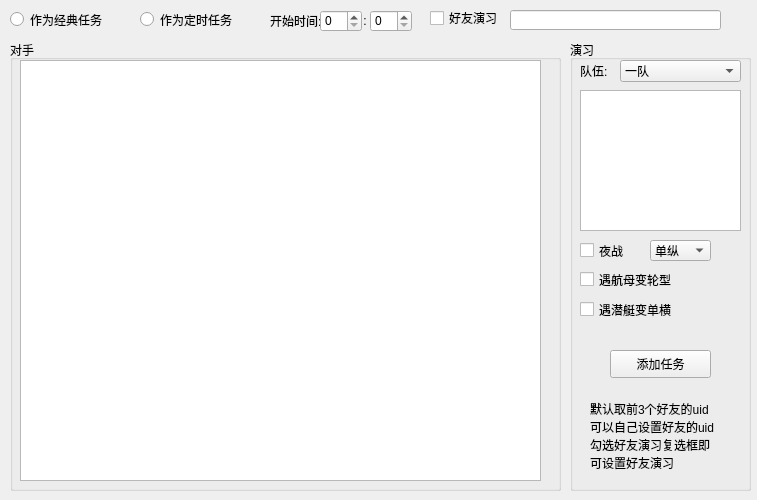
<?xml version="1.0" encoding="UTF-8"?>
<ui version="4.0">
 <class>Frame_add_pvp</class>
 <widget class="QMainWindow" name="Frame_add_pvp">
  <property name="geometry">
   <rect>
    <x>0</x>
    <y>0</y>
    <width>757</width>
    <height>500</height>
   </rect>
  </property>
  <property name="windowTitle">
   <string>演习设置</string>
  </property>
  <property name="windowIcon">
   <iconset>
    <normaloff>icon/icon.png</normaloff>icon/icon.png</iconset>
  </property>
  <widget class="QWidget" name="centralwidget">
   <widget class="QLabel" name="label_2">
    <property name="geometry">
     <rect>
      <x>270</x>
      <y>10</y>
      <width>72</width>
      <height>21</height>
     </rect>
    </property>
    <property name="text">
     <string>开始时间:</string>
    </property>
   </widget>
   <widget class="QRadioButton" name="rb_classical">
    <property name="geometry">
     <rect>
      <x>10</x>
      <y>10</y>
      <width>115</width>
      <height>19</height>
     </rect>
    </property>
    <property name="text">
     <string>作为经典任务</string>
    </property>
   </widget>
   <widget class="QGroupBox" name="groupBox_17">
    <property name="geometry">
     <rect>
      <x>570</x>
      <y>40</y>
      <width>181</width>
      <height>451</height>
     </rect>
    </property>
    <property name="title">
     <string>演习</string>
    </property>
    <widget class="QCheckBox" name="cb_pvp_night">
     <property name="geometry">
      <rect>
       <x>10</x>
       <y>200</y>
       <width>61</width>
       <height>21</height>
      </rect>
     </property>
     <property name="text">
      <string>夜战</string>
     </property>
    </widget>
    <widget class="QCheckBox" name="cb_pvp_cv">
     <property name="geometry">
      <rect>
       <x>10</x>
       <y>230</y>
       <width>121</width>
       <height>19</height>
      </rect>
     </property>
     <property name="text">
      <string>遇航母变轮型</string>
     </property>
    </widget>
    <widget class="QCheckBox" name="cb_pvp_ss">
     <property name="geometry">
      <rect>
       <x>10</x>
       <y>260</y>
       <width>121</width>
       <height>19</height>
      </rect>
     </property>
     <property name="text">
      <string>遇潜艇变单横</string>
     </property>
    </widget>
    <widget class="QPushButton" name="bt_pvp_run">
     <property name="geometry">
      <rect>
       <x>40</x>
       <y>310</y>
       <width>101</width>
       <height>28</height>
      </rect>
     </property>
     <property name="text">
      <string>添加任务</string>
     </property>
    </widget>
    <widget class="QComboBox" name="cb_pvp_format">
     <property name="geometry">
      <rect>
       <x>80</x>
       <y>200</y>
       <width>61</width>
       <height>21</height>
      </rect>
     </property>
     <item>
      <property name="text">
       <string>单纵</string>
      </property>
     </item>
     <item>
      <property name="text">
       <string>复纵</string>
      </property>
     </item>
     <item>
      <property name="text">
       <string>轮型</string>
      </property>
     </item>
     <item>
      <property name="text">
       <string>梯形</string>
      </property>
     </item>
     <item>
      <property name="text">
       <string>单横</string>
      </property>
     </item>
    </widget>
    <widget class="QLabel" name="label_9">
     <property name="geometry">
      <rect>
       <x>10</x>
       <y>20</y>
       <width>41</width>
       <height>21</height>
      </rect>
     </property>
     <property name="text">
      <string>队伍:</string>
     </property>
    </widget>
    <widget class="QComboBox" name="cb_fleet">
     <property name="geometry">
      <rect>
       <x>50</x>
       <y>20</y>
       <width>121</width>
       <height>22</height>
      </rect>
     </property>
     <item>
      <property name="text">
       <string>一队</string>
      </property>
     </item>
     <item>
      <property name="text">
       <string>二队</string>
      </property>
     </item>
     <item>
      <property name="text">
       <string>三队</string>
      </property>
     </item>
     <item>
      <property name="text">
       <string>四队</string>
      </property>
     </item>
    </widget>
    <widget class="QListWidget" name="lt_fleet">
     <property name="geometry">
      <rect>
       <x>10</x>
       <y>50</y>
       <width>161</width>
       <height>141</height>
      </rect>
     </property>
    </widget>
    <widget class="QLabel" name="label">
     <property name="geometry">
      <rect>
       <x>20</x>
       <y>360</y>
       <width>131</width>
       <height>71</height>
      </rect>
     </property>
     <property name="text">
      <string>默认取前3个好友的uid 可以自己设置好友的uid 勾选好友演习复选框即可设置好友演习</string>
     </property>
     <property name="textFormat">
      <enum>Qt::PlainText</enum>
     </property>
     <property name="alignment">
      <set>Qt::AlignLeading|Qt::AlignLeft|Qt::AlignTop</set>
     </property>
     <property name="wordWrap">
      <bool>true</bool>
     </property>
    </widget>
   </widget>
   <widget class="QRadioButton" name="rb_timer">
    <property name="geometry">
     <rect>
      <x>140</x>
      <y>10</y>
      <width>115</width>
      <height>19</height>
     </rect>
    </property>
    <property name="text">
     <string>作为定时任务</string>
    </property>
   </widget>
   <widget class="QGroupBox" name="groupBox">
    <property name="geometry">
     <rect>
      <x>10</x>
      <y>40</y>
      <width>551</width>
      <height>451</height>
     </rect>
    </property>
    <property name="title">
     <string>对手</string>
    </property>
    <widget class="QListWidget" name="lt_pvp">
     <property name="geometry">
      <rect>
       <x>10</x>
       <y>20</y>
       <width>521</width>
       <height>421</height>
      </rect>
     </property>
    </widget>
   </widget>
   <widget class="QLabel" name="label_13">
    <property name="geometry">
     <rect>
      <x>360</x>
      <y>10</y>
      <width>21</width>
      <height>21</height>
     </rect>
    </property>
    <property name="text">
     <string> :</string>
    </property>
   </widget>
   <widget class="QSpinBox" name="te_time_minute">
    <property name="geometry">
     <rect>
      <x>370</x>
      <y>10</y>
      <width>42</width>
      <height>22</height>
     </rect>
    </property>
    <property name="maximum">
     <number>59</number>
    </property>
   </widget>
   <widget class="QSpinBox" name="te_time_hour">
    <property name="geometry">
     <rect>
      <x>320</x>
      <y>10</y>
      <width>42</width>
      <height>22</height>
     </rect>
    </property>
    <property name="maximum">
     <number>23</number>
    </property>
   </widget>
   <widget class="QCheckBox" name="friendcheck">
    <property name="geometry">
     <rect>
      <x>430</x>
      <y>10</y>
      <width>71</width>
      <height>16</height>
     </rect>
    </property>
    <property name="text">
     <string>好友演习</string>
    </property>
   </widget>
   <widget class="QLineEdit" name="friendlist">
    <property name="geometry">
     <rect>
      <x>510</x>
      <y>10</y>
      <width>211</width>
      <height>20</height>
     </rect>
    </property>
   </widget>
  </widget>
 </widget>
 <resources/>
 <connections/>
</ui>
